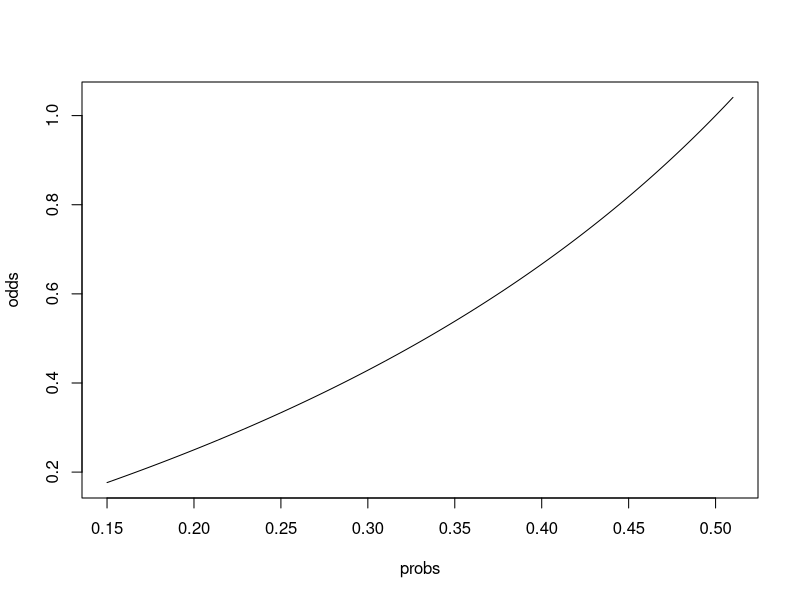
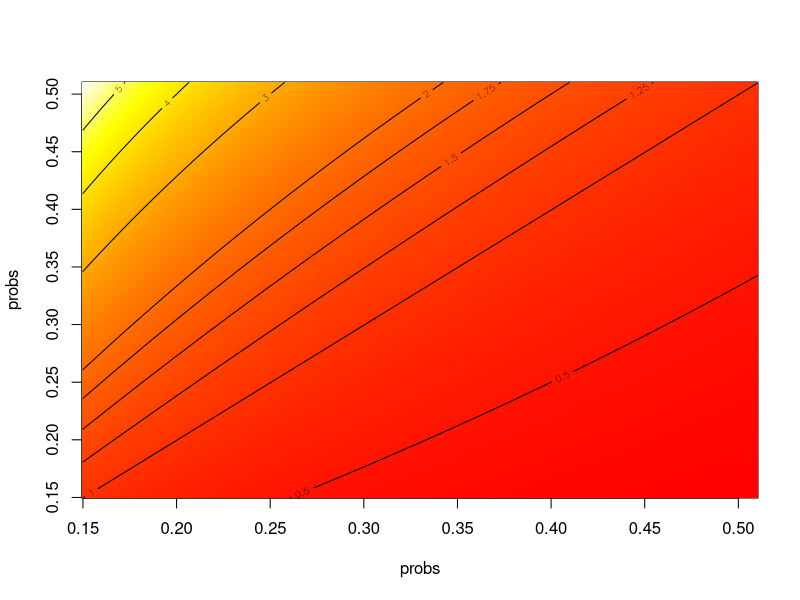

Source code (R) for these figures, in order:
## ---- chunk 1
probs <- seq(0.15,0.51,by=0.001)
odds <- probs/(1-probs)
## ---- chunk 2
plot(probs,odds,type='l')
## ---- chunk 3
odds.ratio <- sapply(odds, function(x) x / odds)
## ---- chunk 4
image(x=probs,y=probs,z=odds.ratio,col=heat.colors(256))
contour(x=probs,y=probs,z=odds.ratio,add=TRUE,drawlabels=TRUE,
        levels=c(0.5,1,1.25,1.5,1.75,2,3,4,5))
